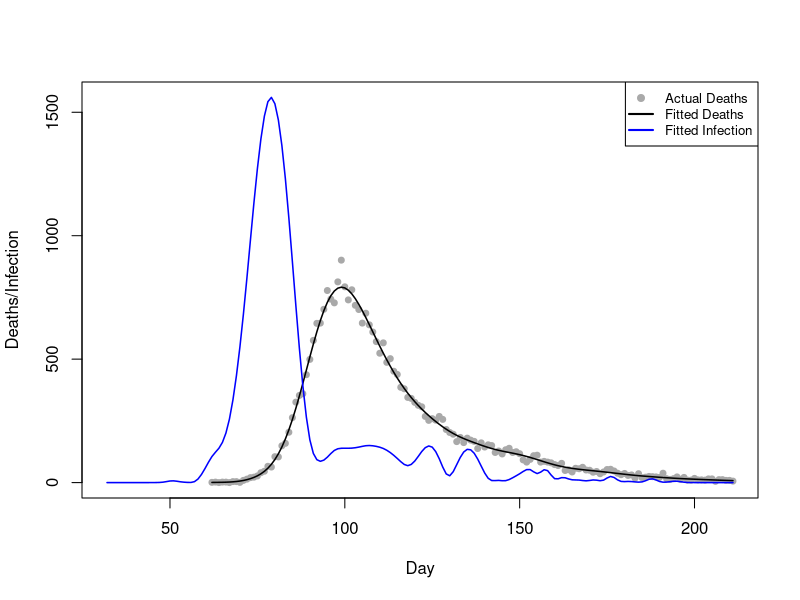
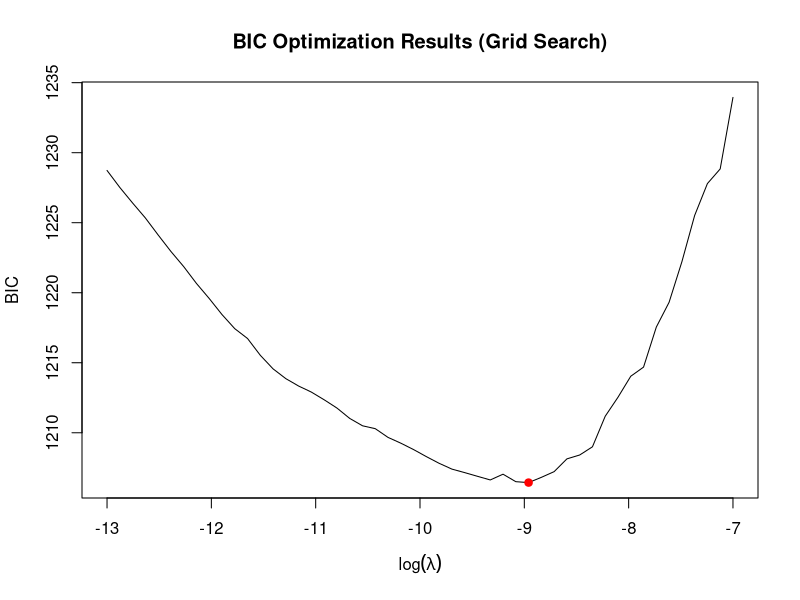
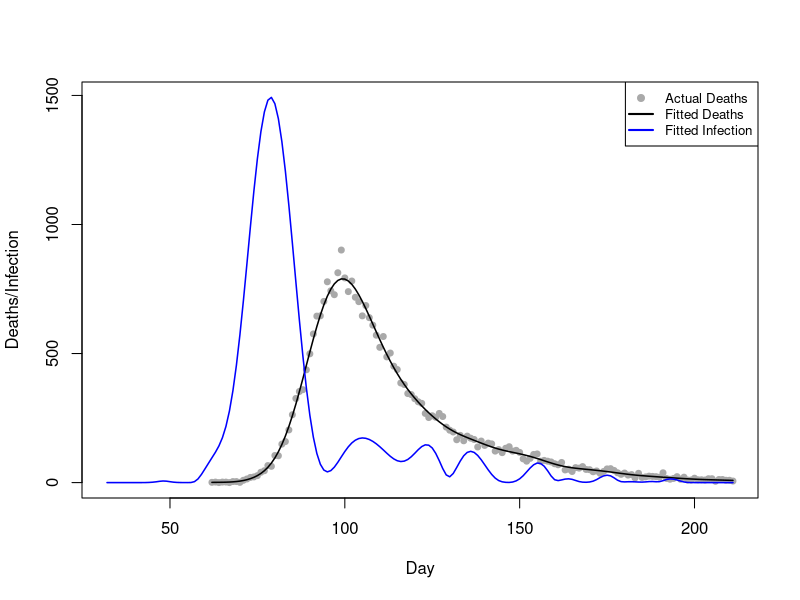

Generate these figures, in order, with R:
# Team Members: 
# 1. Shivasharini Govindasamy (Sharuuu27) - S2766392
# 2. Yu-Hsuan Hung (YuHsuan07) - S2793274
# 3. Yasuhiro Hara (hiroh-git) - S2826059

# Team Contributions:
# Shivasharini -  
# Yu-Hsuan -  
# Yasuhiro- 

# Github repo link:
#

## OVERVIEW: 


## CODE STRUCTURE:
# 1. 
# 2. 
# 3. 
# 4. 
# 5. 
# 6. 

library(splines)
#setwd("file")
data <- read.table("engcov.txt",header = TRUE)
data$date <- as.Date(data$date, format = "%d/%m/%y")


## Question1

matrixes <- function(data, k = 80){
# define a function to compute X_tilde, X and S 
  n <- nrow(data) # number of observation days, n
  t1 <- data$julian[1] - 30  # earliest infection day, setting as t1-30
  tn <- data$julian[n]       # latest infection day
  t_coverage <- t1:tn        # the scope of infection days
  # k-2 knots cover the scope of infection days
  unit <- (tn-t1)/(k-2-1) 
  knot <- seq(t1-unit*3, tn+unit*3,length.out=(k+4))
  # adding 6 points beyond the original k+2 knots, ensuring a total of k+4 knots
  x_tilde <- splineDesign(knots=knot,x=t_coverage,ord=4,outer.ok=TRUE)
  # design matrix, X_tilde, for the B-splines defined by knots at the values 
  # in the scope of infection days
  s <- crossprod(diff(diag(k), diff=2)) 
  # smoothing penalty matrix S
  x <- matrix(0, nrow = n, ncol = k)
  # initialise the death model matrix X
  d <- 1:80 # the range of days from infection to death.
  edur <- 3.151 # mean parameter for the log-normal distribution.
  sdur <- 0.469 # standard deviation parameter for the log-normal distribution
  pd <- dlnorm(d, edur, sdur) # probability density
  pd <- pd / sum(pd) # normalize probabilities pd
  for (i in 1:n) {
    j_max <- min(29 + i, 80) 
    # determine the maximum interval j_max for the convolution limit.
    for (j in 1:j_max) {
      y <- 30+i-j 
      x[i,] <- x[i,]+x_tilde[y,]*pd[j]
      # X_{i,k}=\sum_{j=1}^{min(29+i,80)}\tilde{X}_{(30+i-j),k}\times \pi_{j}
    }
  }
  list(X_tilde = x_tilde, X = x, S = s) # return the three computed matrices
}

# extract x_tilde, x, and s 
m <- matrixes(data)
x_tilde <- m$X_tilde
x <- m$X
s <- m$S
y <- data$deaths


## Question2

pnll <- function(gamma,x,y,s,lambda){
# define the penalised negative log likelihood (pnll) function
  beta <- exp(gamma) # beta = exp(gamma), ensuring positive f
  mu <- x %*% beta   # mu = X %*% beta
  ll <- y*log(mu)-mu-lgamma(y+1) # log-likelihood
  p <- lambda*(t(beta)%*%s%*%beta)/2 # penalty
  -sum(ll) + p # return pnll= -sum(ll) + p
}

gpnll <- function(gamma,x,y,s,lambda){
# Define the gradient of pnll
  beta <- exp(gamma) # beta = exp(gamma), ensuring positive f
  mu <- as.vector(x %*% beta) # mu = X %*% beta
  z <- y/mu-1 # z = y/mu - 1
  dll <- as.vector(t(x) %*% z) * beta # d(sum l_i)/d(gamma)
  dp <- lambda * beta * as.vector(s %*% beta)# d(p)/d(gamma)
  -dll+dp # return total gradient:-[d(sum l_i)/d(gamma)]+[d(p)/d(gamma)]
}

#check 
k <- 80
fd <- gamma0 <- rep(log(1e-3),k) # set gamma0 for testing
lambda0 <- 5e-5 # set test lambda value.
pnll0 <- pnll(gamma0,lambda0,x=x,y=y,s=s) # pnll at gamma0 and lambda0
eps <- 1e-7 # finite difference interval 
for (i in seq_along(gamma0)) { # loop over gamma0
  gamma1 <- gamma0
  gamma1[i] <- gamma1[i] + eps  # increase gamma1[i] by eps         
  pnll1 <- pnll(gamma1, lambda0, x = x, y = y, s = s) # compute resulting pnll
  fd[i] <- (pnll1 - pnll0) / eps   # approximate -dl/dgamma[i]      
}
head(fd);head(gpnll(gamma0,lambda0,x=x,y=y,s=s)) 
# the result indicating that gpnll is coded correctly


## Question3
fit <- optim(par=gamma0,fn=pnll,gr=gpnll,
             lambda=5e-5,x=x,y=y,s=s,
             method="BFGS") #, hessian=TRUE
# Use optim function with BFGS method to optimise
gamma_h <- fit$par       # Get the fitted optimal parameters gamma_h
beta_h <- exp(gamma_h)   # Calculate the fitted B-spline coefficients beta_h
mu_h <- x %*% beta_h     # Calculate the fitted expected deaths mu_h
f_h<- x_tilde %*% beta_h # Calculate the fitted new infection curve f_h

# Set parameters
n <- nrow(data)
t1 <- data$julian[1] - 30
tn <- data$julian[n]
t_coverage <- t1:tn

# Plot actual deaths data (gray dots)
plot(data$julian, y, type="p", pch=19, col="darkgray", cex=.8,
     xlab="Day", ylab="Deaths/Infection", 
     xlim=c(t1,tn), ylim=range(c(f_h, data$deaths)))
# Plot fitted deaths data (black line)
lines(data$julian, mu_h, col="black", lwd=1.5)
# Plot fitted infection data (blue line)
lines(t_coverage, f_h, type="l", col="blue", lwd=1.5)
# Plot legend
legend("topright", 
       legend=c("Actual Deaths", "Fitted Deaths", "Fitted Infection"), 
       col=c("darkgray", "black", "blue"),
       pch=c(19, NA, NA), lty=c(NA, 1, 1), lwd=2, cex=.8)


## Question4

# Defining the grid
lsp <- seq(-13, -7, length=50)
lambdas <- exp(lsp)
#n <- length(y) # number of observation
#k <- nrow(data) # number of parameters: 80

BIC <- EDF <- rep(0, length(lsp))

# Initial parameter（from Step 3）
gamma_start <- gamma_h

# Grid search
for (i in 1:length(lambdas)) {
  lambda_i <- lambdas[i]
  
  ## 1. Fit model
  fit <- optim(par=gamma_start, fn=pnll, gr=gpnll,
               lambda=lambda_i, x=x, y=y, s=s,
               method="BFGS") #, hessian=TRUE
  
  gamma_h <- fit$par
  beta_h <- exp(gamma_h)
  mu_h <- as.vector(x %*% beta_h) # fitted expected deaths mu_h (μ̂_i)
  
  ## 2. Calculate EDF
  W <- diag(y/(mu_h^2))
  
  # H_0 = X^T W X + 0*S = X^T W X
  XWX <- t(x) %*% W %*% x
  
  # H_lambda = X^T W X + lambda S
  H_lambda <- XWX + lambda_i*s
  
  # (H_lambda)^(-1) %*% H_0
  H_inv_H0 <- solve(H_lambda, XWX)
  
  # trace(A) = sum(diag(A))
  EDF[i] <- sum(diag(H_inv_H0))
  
  ## 3. Calculate l(beta_h)
  # P = lambda * beta_h^T S * beta_h / 2
  P <- lambda_i*(t(beta_h) %*% s %*% beta_h)/2
  # ll = -nll = -pnll + P
  ll <- -fit$value + P
  
  ## 4. BIC = -2l(beta_h) + log(n)*EDF
  BIC[i] <- -2*ll + log(n)*EDF[i]
}

## 5. Find optimal λ
i_opt <- which.min(BIC)      # index where BIC is minimum
lambda_opt <- lambdas[i_opt] # optimal lambda!
lsp_opt <- lsp[i_opt]        # optimal log(lambda)
EDF_opt <- EDF[i_opt]        # EDF at minimum BIC
BIC_min <- BIC[i_opt]        # minimum BIC

# Visualise the results
plot(lsp, BIC, type="l", 
     xlab=expression(log(lambda)), ylab="BIC", 
     main="BIC Optimization Results (Grid Search)")
points(lsp_opt, BIC_min, col="red", pch=19)

# Print the results
cat("--- Optimal Lambda Selection ---\n")
cat("Optimal log(lambda):", lsp_opt, "\n")
cat("Optimal lambda:", lambda_opt, "\n")
cat("Minimum BIC:", BIC_min, "\n")
cat("EDF at minimum BIC:", EDF_opt)

# Fit model with optimal lambda
fit_opt <- optim(par=gamma_start, fn=pnll, gr=gpnll,
                 lambda=lambda_opt, x=x, y=y, s=s,
                 method="BFGS") #, hessian=TRUE
# Use optim function with BFGS method to optimise
gamma_h_opt <- fit_opt$par       # Get the fitted optimal parameters gamma_h
beta_h_opt <- exp(gamma_h_opt)   # Calculate the fitted B-spline coefficients beta_h
mu_h_opt <- x %*% beta_h_opt     # Calculate the fitted expected deaths mu_h
f_h_opt <- x_tilde %*% beta_h_opt # Calculate the fitted new infection curve f_h

# Plot with optimal parameters
# Plot actual deaths data (gray dots)
plot(data$julian, y, type="p", pch=19, col="darkgray", cex=.8,
     xlab="Day", ylab="Deaths/Infection", 
     xlim=c(t1,tn), ylim=range(c(f_h_opt, data$deaths)))
# Plot fitted deaths data (black line)
lines(data$julian, mu_h_opt, col="black", lwd=1.5)
# Plot fitted infection data (blue line)
lines(t_coverage, f_h_opt, type="l", col="blue", lwd=1.5)
# Plot legend
legend("topright", 
       legend=c("Actual Deaths", "Fitted Deaths", "Fitted Infection"), 
       col=c("darkgray", "black", "blue"), 
       pch=c(19, NA, NA), lty=c(NA, 1, 1), lwd=2, cex=.8)


# Question 5
